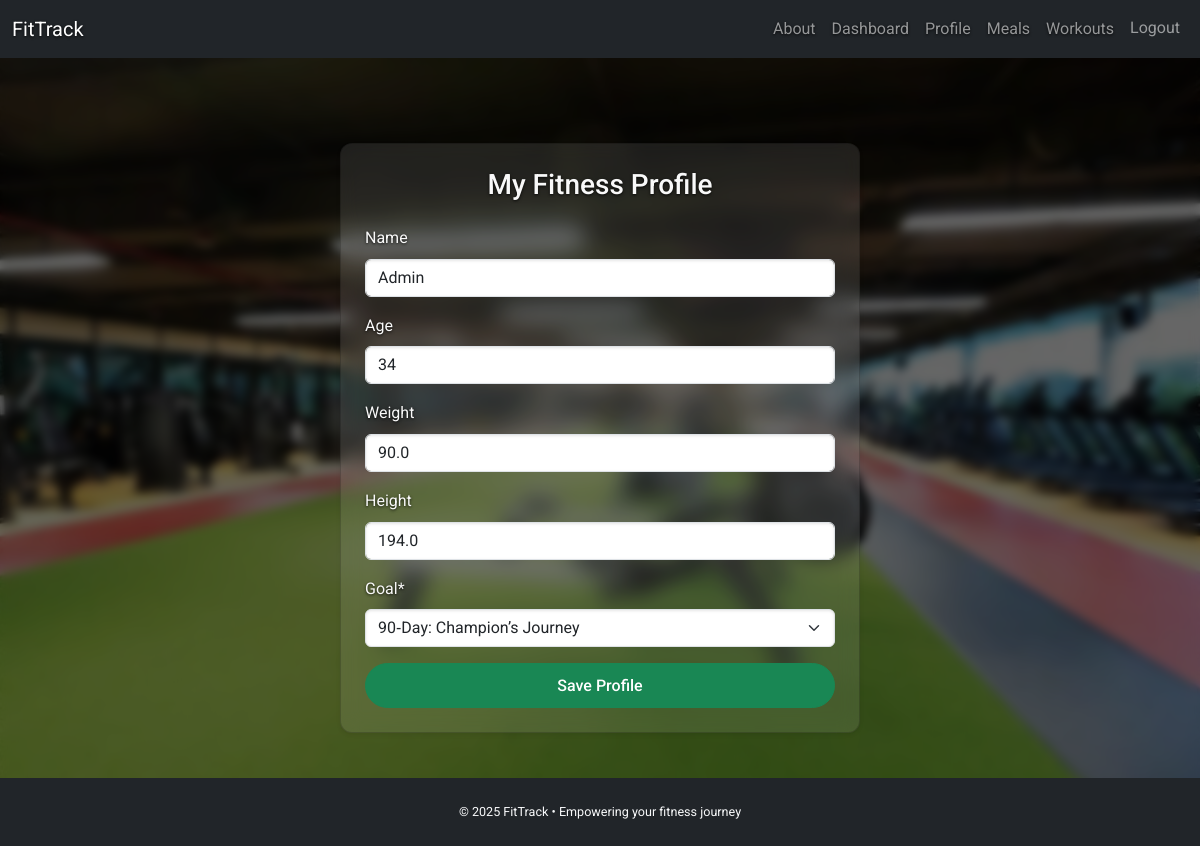
/profile/ (signed in), run on the app's committed database.
### common/models.py (models this page shows, shortened)
class UserProfile(models.Model):
    user = models.OneToOneField(UserModel, on_delete=models.CASCADE, related_name='profile')
    name = models.CharField(max_length=100, blank=True)
    goal = models.ForeignKey('GoalPlan', null=True, on_delete=models.SET_NULL)
    age = models.PositiveIntegerField(null=True, blank=True)
    weight = models.FloatField(null=True, blank=True)
    height = models.FloatField(null=True, blank=True)

class GoalPlan(models.Model):
    length = models.CharField(max_length=20, choices=DayPlanChoices, unique=True)
    name = models.CharField(max_length=50)
    description = models.TextField(blank=True)
    background_image = models.ImageField(upload_to="goals/")
    def __str__(self):
        return f"{self.length}‑Day: {self.name}"

### common/views.py (the view)
# urls.py: path('profile/', ProfileUpdateView.as_view(), name='profile'),
class ProfileUpdateView(LoginRequiredMixin, UpdateView):
    model = UserProfile
    form_class = UserProfileForm
    template_name = 'common/profile.html'
    success_url = reverse_lazy('dashboard')
    def get_object(self, queryset=None):
        return UserProfile.objects.get_or_create(user=self.request.user)[0]

### common/forms.py
class UserProfileForm(forms.ModelForm):
    class Meta:
        model = UserProfile
        fields = ['name', 'age', 'weight', 'height', 'goal']
        widgets = {
            'fitness_goal': forms.TextInput(attrs={
                'rows': 4,
                'class': 'form-control',
                'style': 'resize: vertical;'
            }),
        }

### templates/common/profile.html (shortened to what this page needs)
{% extends 'common/base.html' %}
{% load crispy_forms_filters %}
{% load crispy_forms_tags %}
{% block content %}
<div class="d-flex justify-content-center align-items-center" style="min-height: calc(100vh - 120px);">
    <div class="card shadow-sm w-100" style="max-width: 520px;">
        <div class="card-body p-4">
            <h3 class="text-center mb-4">My Fitness Profile</h3>
                <form method="post" enctype="multipart/form-data">
                  {{ form|crispy }}
                      <div class="d-grid mt-3">
                        <button type="submit" class="btn btn-success">Save Profile</button>
                      </div>
                </form>
        </div>
    </div>
</div>
{% endblock %}

### static/css/styles.css (style rules this page uses)
body { font-family: 'Roboto', sans-serif; background: url('../images/gym.jpg') no-repeat center center fixed; background-size: cover; color: #f1f1f1; position: relative; line-height: 1.6; }
body::before { content: ""; position: fixed; top: 0; left: 0; width: 100%; height: 100%; background-color: rgba(0, 0, 0, 0.6); backdrop-filter: blur(5px); z-index: -1; }
h1, h2, h3, h4, p, label, a, small { color: #f9f9f9; text-shadow: 0 1px 3px rgba(0, 0, 0, 0.8); }
.card, .frosted-card { background: rgba(255, 255, 255, 0.1); backdrop-filter: blur(10px); -webkit-backdrop-filter: blur(10px); color: #fff; border-radius: 12px; box-shadow: 0 4px 16px rgba(0, 0, 0, 0.4); }
.btn-primary, .btn-success, .btn-outline-success { border-radius: 30px; font-weight: 500; padding: 0.6rem 1.3rem; transition: all 0.2s ease; }
input, textarea, select { background-color: #fff; color: #000; border-radius: 8px; padding: 0.5rem; border: 1px solid #ccc; box-shadow: inset 0 1px 3px rgba(0,0,0,0.1); }

### data on the page
UserProfile: name "Admin", age "34", weight "90.0", height "194.0", goal "90‑Day: Champion’s Journey"
